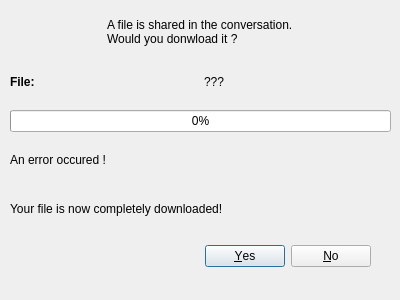
<?xml version="1.0" encoding="UTF-8"?>
<ui version="4.0">
 <class>DownloadWindow</class>
 <widget class="QDialog" name="DownloadWindow">
  <property name="geometry">
   <rect>
    <x>0</x>
    <y>0</y>
    <width>400</width>
    <height>300</height>
   </rect>
  </property>
  <property name="windowTitle">
   <string>Dialog</string>
  </property>
  <widget class="QDialogButtonBox" name="buttonBox">
   <property name="geometry">
    <rect>
     <x>30</x>
     <y>240</y>
     <width>341</width>
     <height>32</height>
    </rect>
   </property>
   <property name="orientation">
    <enum>Qt::Horizontal</enum>
   </property>
   <property name="standardButtons">
    <set>QDialogButtonBox::No|QDialogButtonBox::Yes</set>
   </property>
  </widget>
  <widget class="QWidget" name="verticalLayoutWidget">
   <property name="geometry">
    <rect>
     <x>10</x>
     <y>10</y>
     <width>381</width>
     <height>221</height>
    </rect>
   </property>
   <layout class="QVBoxLayout" name="verticalLayout">
    <item alignment="Qt::AlignHCenter">
     <widget class="QLabel" name="label_question">
      <property name="text">
       <string>A file is shared in the conversation.
Would you donwload it ?</string>
      </property>
     </widget>
    </item>
    <item>
     <layout class="QHBoxLayout" name="horizontalLayout">
      <item>
       <widget class="QLabel" name="label">
        <property name="font">
         <font>
          <weight>75</weight>
          <bold>true</bold>
         </font>
        </property>
        <property name="text">
         <string>File:</string>
        </property>
       </widget>
      </item>
      <item>
       <widget class="QLabel" name="label_fileName">
        <property name="text">
         <string>???</string>
        </property>
       </widget>
      </item>
     </layout>
    </item>
    <item>
     <widget class="QProgressBar" name="progressBar">
      <property name="value">
       <number>0</number>
      </property>
     </widget>
    </item>
    <item>
     <widget class="QLabel" name="label_error">
      <property name="text">
       <string>An error occured !</string>
      </property>
     </widget>
    </item>
    <item>
     <widget class="QLabel" name="label_complete">
      <property name="text">
       <string>Your file is now completely downloaded!</string>
      </property>
     </widget>
    </item>
   </layout>
  </widget>
 </widget>
 <resources/>
 <connections>
  <connection>
   <sender>buttonBox</sender>
   <signal>rejected()</signal>
   <receiver>DownloadWindow</receiver>
   <slot>reject()</slot>
   <hints>
    <hint type="sourcelabel">
     <x>316</x>
     <y>260</y>
    </hint>
    <hint type="destinationlabel">
     <x>286</x>
     <y>274</y>
    </hint>
   </hints>
  </connection>
 </connections>
</ui>
